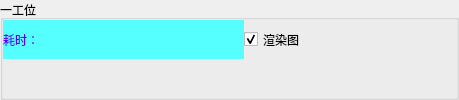
    <widget class="QGroupBox" name="groupBox_5">
     <property name="title">
      <string>一工位</string>
     </property>
     <layout class="QGridLayout" name="gridLayout_5">
      <property name="leftMargin">
       <number>0</number>
      </property>
      <property name="topMargin">
       <number>0</number>
      </property>
      <property name="rightMargin">
       <number>0</number>
      </property>
      <property name="bottomMargin">
       <number>0</number>
      </property>
      <property name="spacing">
       <number>0</number>
      </property>
      <item row="0" column="1">
       <widget class="QCheckBox" name="checkBox_RenderFirst">
        <property name="maximumSize">
         <size>
          <width>16777215</width>
          <height>51</height>
         </size>
        </property>
        <property name="text">
         <string>渲染图</string>
        </property>
        <property name="checked">
         <bool>true</bool>
        </property>
       </widget>
      </item>
      <item row="1" column="0" colspan="3">
       <widget class="MyLabel" name="label_FirstImage">
        <property name="styleSheet">
         <string notr="true">background-image: url(:/CMainWindow/Resources/background.png);</string>
        </property>
        <property name="text">
         <string/>
        </property>
       </widget>
      </item>
      <item row="0" column="0">
       <widget class="QLabel" name="label_FirstTime">
        <property name="minimumSize">
         <size>
          <width>241</width>
          <height>0</height>
         </size>
        </property>
        <property name="maximumSize">
         <size>
          <width>241</width>
          <height>51</height>
         </size>
        </property>
        <property name="styleSheet">
         <string notr="true">background-color: rgb(85, 255, 255);
color: rgb(85, 0, 255);</string>
        </property>
        <property name="text">
         <string>耗时：</string>
        </property>
       </widget>
      </item>
      <item row="0" column="2">
       <widget class="QLabel" name="label_FirstResult">
        <property name="minimumSize">
         <size>
          <width>151</width>
          <height>0</height>
         </size>
        </property>
        <property name="maximumSize">
         <size>
          <width>151</width>
          <height>51</height>
         </size>
        </property>
        <property name="styleSheet">
         <string notr="true">image: url(:/CMainWindow/Resources/OK.svg);</string>
        </property>
        <property name="text">
         <string/>
        </property>
       </widget>
      </item>
     </layout>
    </widget>
